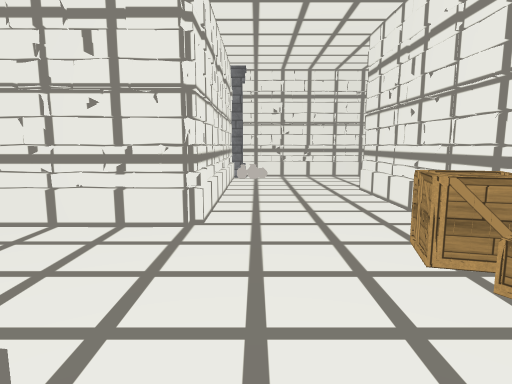
[1] (above)

18 first-person views from a walk through a Unity game level. The camera is 1.2 m above the floor, tilts 8° down and sees 75° across. The floor is counted in squares, 1 m on a side. Each view is taken from the middle of a square. On the plan, view 1 faces up. The plan holds only what a view shows up to about 14 squares ahead; the rest is blank. The place goes on beyond the plan. The player character is not drawn. Surface patterns are stand-ins for the level's own textures.

[2]
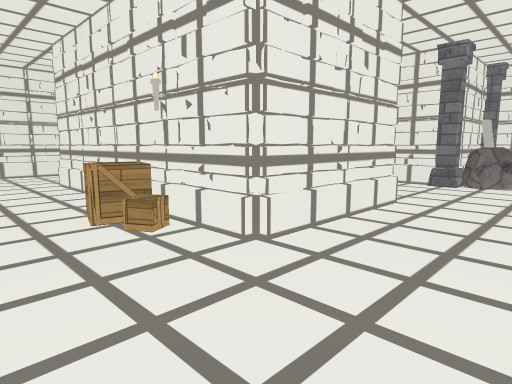

[3]
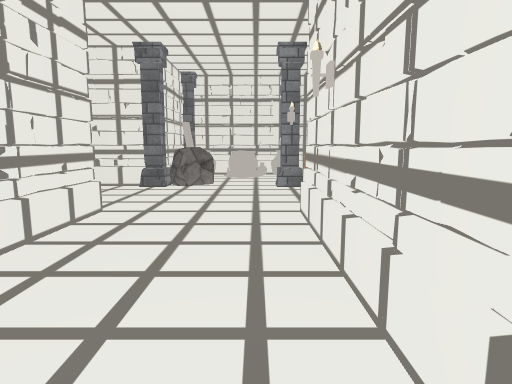

[4]
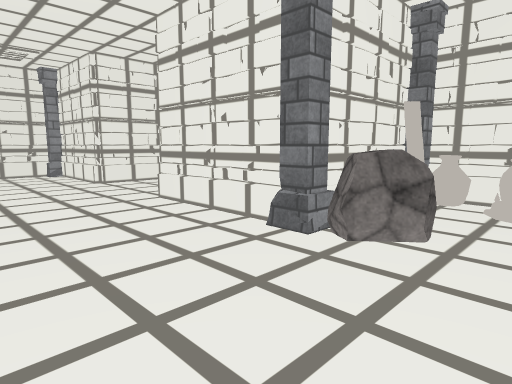

[5]
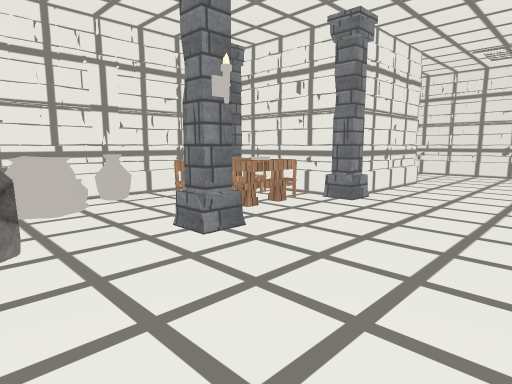

[6]
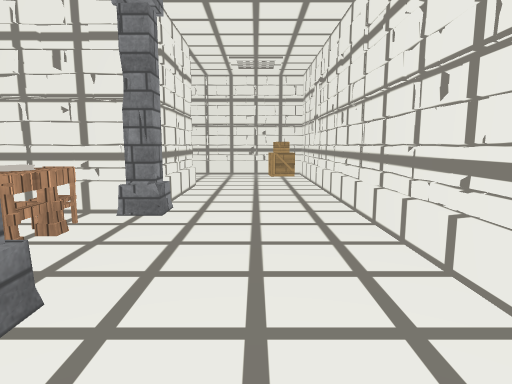

[7]
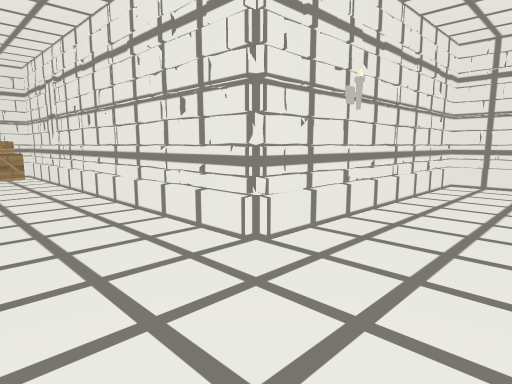

[8]
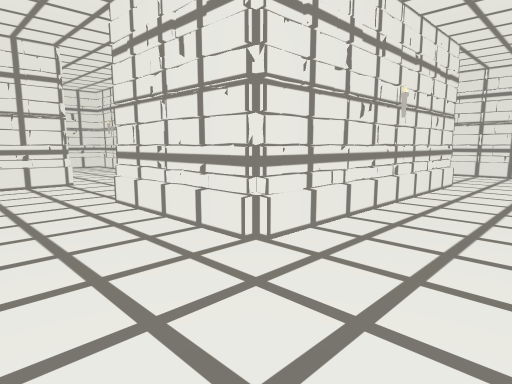

[9]
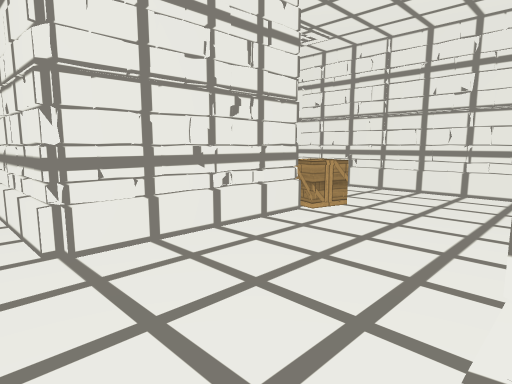

[10]
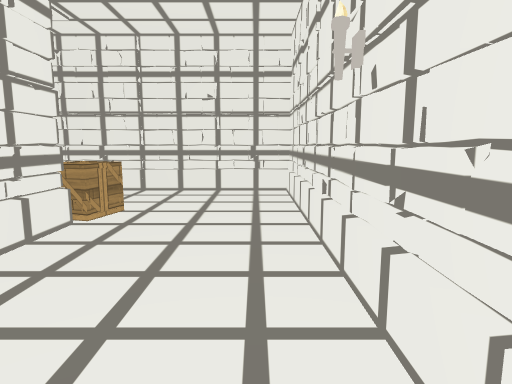

[11]
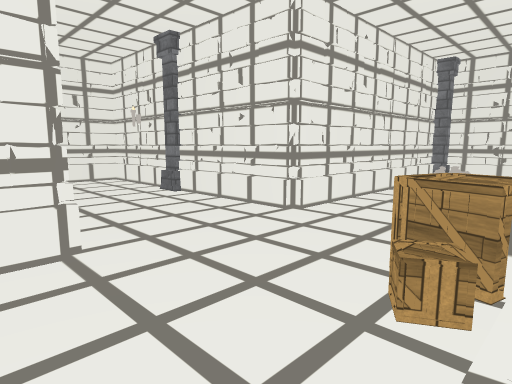

[12]
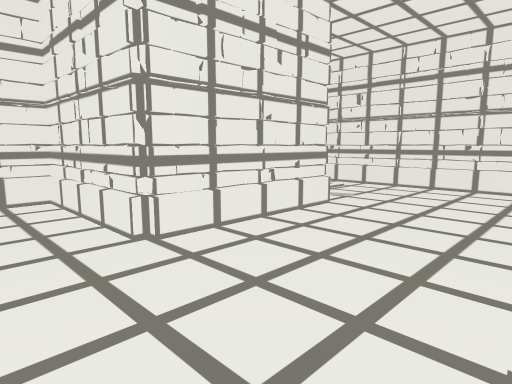

[13]
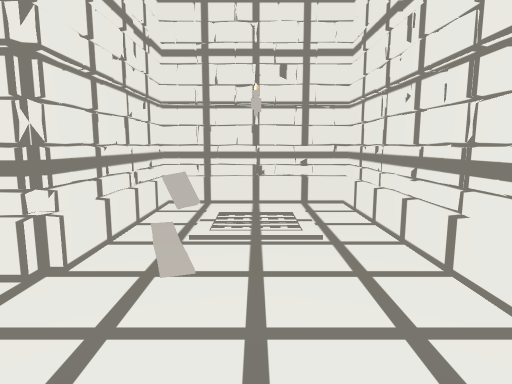

[14]
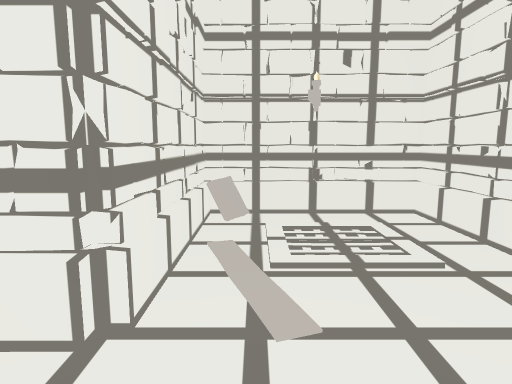

[15]
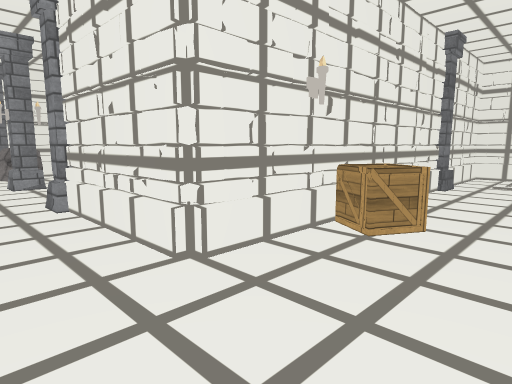

[16]
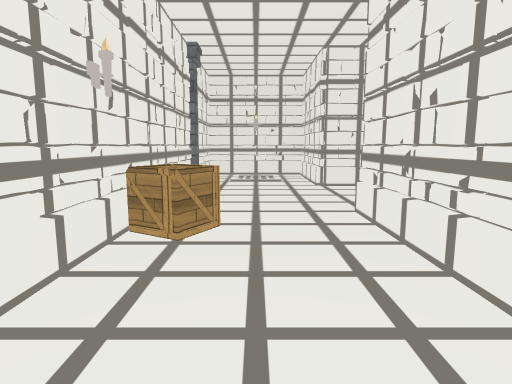

[17]
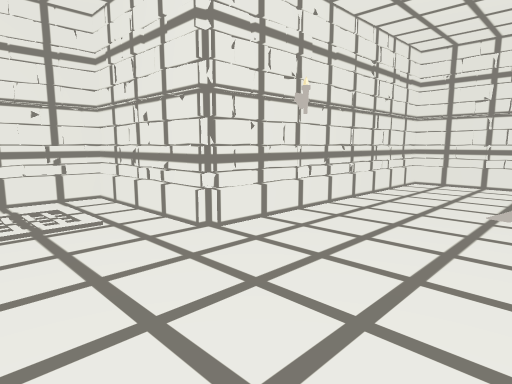

[18]
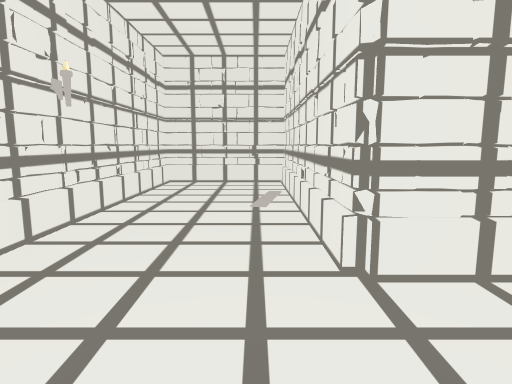

### Floor plan
Points are (right, up) in squares from view 1. A wall is a line through its corners. A room is listed if a view was taken in it or the views show most of it. See-through windows are left out.
Room 1 (views 1, 2, 3, 4, 5, 6, 7, 8, 9, 10, 11, 12, 13, 14, 15, 16, 17, 18)
walls: (10.9, 1.4) (10.9, 5.1) (18.9, 5.1) (18.9, 12); (14.4, 0.5) (14, 0.8); (14.5, 0.9) (11.4, 0.9); (11.4, -6.9) (14.5, -6.9); (14.9, -5.1) (14.9, 0.5); (7.1, 9) (7.1, 0.9) (2.9, 0.9) (2.9, 9); (15.2, 8.9) (10.9, 8.9) (10.9, 12.5); (10.6, 12.9) (6, 12.9); (4.3, 12.9) (-0.5, 12.9); (-0.9, 12.6) (-0.9, 4.9) (-8.9, 4.9) (-8.9, -2.9) (-5.1, -2.9) (-5.1, 1.1) (-0.9, 1.1) (-0.9, -2.9) (7.1, -2.9) (7.1, -14.9) (15.1, -14.9) (15.1, -22.9) (18.9, -22.9) (18.9, -14.9) (22.9, -14.9) (22.9, -11.1) (10.9, -11.1) (10.9, -7.4); (-9.2, -1.3) (-8.7, -1.5); (22.6, -13.6) (23.1, -13.5)
objects: column (-5, 5); box (2, 3) to (2, 4); box (8, -14); column (11, -7); column (11, -3); rock (11, -1) to (12, 0); column (11, 1); chair (12, -6); books (12, -5); other object (12, -4); box (13, -12) to (14, -12); other object (13, -6); table (13, -5) to (14, -5); chair (13, -4); other object (14, -3); pot (14, -2) to (14, -1); other object (14, 0); box (16, 9); column (19, -11)

Where each view was taken, in squares from view 1:
view 1: 0 up, 0 right, facing up
view 2: 2 down, 0 right, facing up-right
view 3: 2 down, 1 right, facing right
view 4: 2 down, 7 right, facing up-right
view 5: 0 up, 7 right, facing down-right
view 6: 1 down, 9 right, facing down
view 7: 0 up, 10 right, facing down-left
view 8: 2 down, 10 right, facing up-left
view 9: 5 up, 10 right, facing up-right
view 10: 6 up, 10 right, facing right
view 11: 0 up, 3 right, facing up-left
view 12: 5 up, 1 right, facing down-left
view 13: 4 up, 7 left, facing down
view 14: 3 up, 6 left, facing down
view 15: 14 down, 9 right, facing up-right
view 16: 13 down, 9 right, facing right
view 17: 12 down, 15 right, facing down-right
view 18: 12 down, 16 right, facing down
